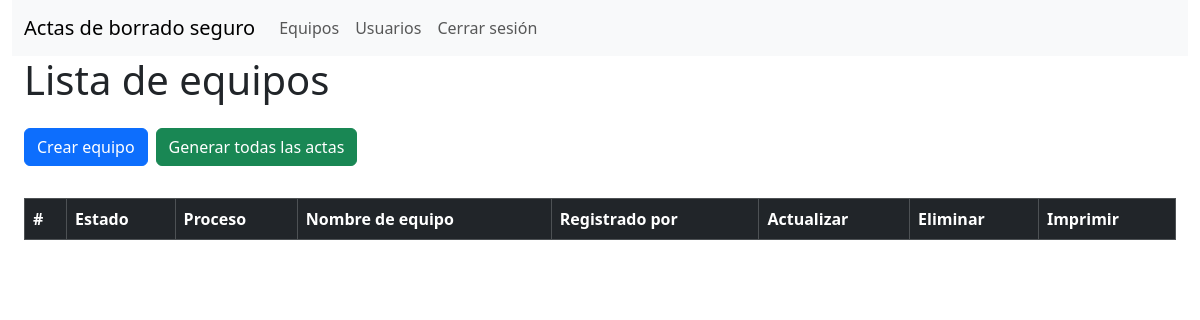
The app's page /equipos/lista-equipos (signed in), older data.
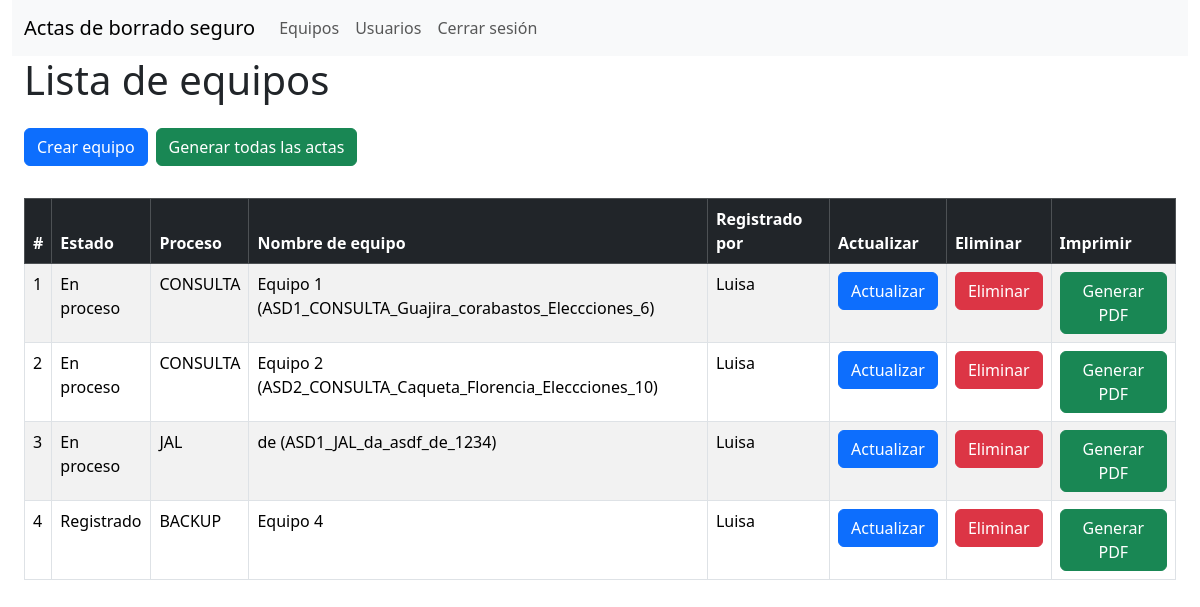
The same page, newer data.
### app/models.py (models this page shows, shortened)
class Equipo(db.Model):
    __tablename__ = "equipo"
    asd_id = db.Column(db.Integer, primary_key=True)
    nombre = db.Column(db.String(100), nullable=False)
    estado = db.Column(db.Enum(EstadoEnum), default=EstadoEnum.REGISTRADO)
    comision = db.Column(db.String(100), nullable=True)
    cod_comision = db.Column(db.Numeric(10, 0), nullable=True)# identificador de la comision por jal o consulta
    municipio = db.Column(db.String(100), nullable=True)
    departamento = db.Column(db.String(100), nullable=True)
    equipo_marca = db.Column(db.String(100), nullable=True)
    equipo_modelo = db.Column(db.String(100), nullable=True)
    equipo_serial = db.Column(db.String(100), nullable=True)
    dd_marca = db.Column(db.String(100), nullable=True)
    dd_modelo = db.Column(db.String(100), nullable=True)
    dd_serial = db.Column(db.String(100), nullable=True)
    sha_1 = db.Column(db.String(100), nullable=True)
    proceso = db.Column(db.Enum(Proceso), default=Proceso.JAL)# cambiar campo por jal o consulta proceso
    observacion = db.Column(db.Text,nullable=True)
    fecha_hora_inicio = db.Column(db.DateTime, nullable=True)
    fecha_hora_fin = db.Column(db.DateTime, nullable=True)
    imagenes = db.Column(MutableList.as_mutable(JSON))
    created_at = db.Column(db.DateTime, default=datetime.utcnow, nullable=False)
    updated_at = db.Column(db.DateTime, default=datetime.utcnow, onupdate=datetime.utcnow, nullable=False)
    usuario_id = db.Column(db.Integer, db.ForeignKey('usuario.id', name='fk_usuario_id'), nullable=False)
    jal_id = db.Column(db.Integer, db.ForeignKey('jal.id', name='fk_jal_id'), nullable=True)
    consulta_id = db.Column(db.Integer, db.ForeignKey('consulta.id',name='fk_consulta_id'), nullable=True)
    usuario = db.relationship('Usuario', backref=db.backref('equipo', lazy=True))
    jal = db.relationship('Jal', backref=db.backref('equipo', uselist=False), foreign_keys=[jal_id])
    consulta = db.relationship('Consulta', backref=db.backref('equipo', uselist=False), foreign_keys=[consulta_id])

class Usuario(UserMixin, db.Model):
    __tablename__ = "usuario"
    id = db.Column(db.Integer, primary_key=True)
    userName = db.Column(db.String(100), unique=True, nullable=False)
    email = db.Column(db.String(120), unique=True, nullable=False)
    rol = db.Column(db.Enum(Rol), default=Rol.AGENTE)
    password = db.Column(db.String(128), nullable=False)
    estado = db.Column(db.Enum(Estado_usuario), default=Estado_usuario.ACTIVO)
    created_at = db.Column(db.DateTime, default=datetime.utcnow, nullable=False)
    updated_at = db.Column(db.DateTime, default=datetime.utcnow, onupdate=datetime.utcnow, nullable=False)

### app/equipos/routes.py (the view)
@equipos.route('/lista-equipos')
@acceso_requerido(roles=["Administrador"])
@login_required
def lista_equipos():
    try:
        equipos = Equipo.query.all()
        return render_template('lista_equipos.html', equipos=equipos)
    except Exception as e:
        flash(_("Error al listar equipos: {}").format(e), "error")
        return redirect(url_for('equipos.lista_equipos'))

### app/auth/routes.py (called while the page is built)
def acceso_requerido(roles=None):
    if roles is None:
        roles = []
    def decorador(f):
        @wraps(f)
        def decorated_function(*args, **kwargs):
            if current_user.is_authenticated is False:
                flash("Debes iniciar sesión para acceder a esta página", "warning")
                return redirect('/auth/login')
            if roles and current_user.rol.value not in roles:
                flash("No tienes permisos para acceder a esta página", "error")
                return redirect('/auth/login')
            return f(*args, **kwargs)
        return decorated_function
    return decorador

### app/models.py (called while the page is built)
@login.user_loader
def user_loader(id):
    return Usuario.query.get(id)

### app/equipos/templates/lista_equipos.html (shortened to what this page needs)
{% extends "base_admin.html" %}
{% block head %}
{{ super() }}
{% endblock %}
{% block content %}
{% block menu %}
{{ super() }}
{% endblock %}
<div class="container-fluid">
  <div class="row">
    <div class="col">
      <h1>Lista de equipos</h1>
      <div class="btn-toolbar mt-4" role="toolbar" aria-label="Toolbar with button groups">
        <div class="btn-group me-2 mb-2" role="group" aria-label="First group">
          <a href="{{ url_for('equipos.crear_equipo') }}" class="btn btn-primary">Crear equipo</a>
        </div>
        <div class="btn-group me-2 mb-2" role="group" aria-label="First group">
          <form action="{{ url_for('pdf.generar_todos_pdfs') }}" method="POST">
            <button type="submit" class="btn btn-success">
              Generar todas las actas
            </button>
          </form>
        </div>
      </div>
      <div class="table-responsive mt-4">
        <table
          id="equiposTable"
          class="display responsive nowrap table table-striped table-bordered"
          style="width: 100%"
        >
          <thead class="table-dark">
            <tr>
              <th>#</th>
              <th>Estado</th>
              <th>Proceso</th>
              <th>Nombre de equipo</th>
              <th>Registrado por</th>
              <th>Actualizar</th>
              <th>Eliminar</th>
              <th>Imprimir</th>
            </tr>
          </thead>
          <tbody>
            {% for equipo in equipos %}
            <tr>
              <td>{{equipo.asd_id}}</td>
              <td>{{equipo.estado.value}}</td>
              <td>{{equipo.proceso.value}}</td>
              <td>{{equipo.nombre}}</td>
              <td>{{equipo.usuario.userName}}</td>
              <td>
                <a
                  href="{{ url_for('equipos.editar_equipo', equipo_id=equipo.asd_id) }}"
                  class="btn btn-primary"
                  >Actualizar</a
                >
              </td>
              <td>
                <a
                  href="{{ url_for('equipos.eliminar_equipo', equipo_id=equipo.asd_id) }}"
                  class="btn btn-danger"
                  >Eliminar</a
                >
              </td>
              <td>
                <a
                  href="{{ url_for('pdf.crear_pdf', equipo_id=equipo.asd_id) }}"
                  class="btn btn-success"
                  >Generar PDF</a
                >
              </td>
            </tr>
            {% endfor %}
          </tbody>
        </table>
      </div>
    </div>
  </div>
</div>
{% endblock %} {% block scripts %} {{ super() }} {% endblock %}

### app/templates/base_admin.html (shortened to what this page needs)
{% extends "base.html" %}
{% block head %}
{{ super() }}
{% endblock %}
{% block content %}
{% block menu %}
<nav class="navbar navbar-expand-lg navbar-light bg-light">
    <div class="container-fluid">
      <a class="navbar-brand" href="#">Actas de borrado seguro</a>
      <div class="collapse navbar-collapse" id="navbarSupportedContent">
        <ul class="navbar-nav me-auto mb-2 mb-lg-0">
          <li class="nav-item">
            <a class="nav-link" href="{{ url_for('equipos.lista_equipos') }}">Equipos</a>
          </li>
          <li class="nav-item">
            <a class="nav-link" href="{{ url_for('usuarios.lista_usuarios') }}">Usuarios</a>
          </li>
          {% if current_user.is_authenticated %}
          <li class="nav-item">
            <a class="nav-link" href="{{ url_for('auth.logout') }}">Cerrar sesión</a>
          </li>
          {% else %}
          <li class="nav-item">
            <a class="nav-link" href="{{ url_for('auth.logout') }}">Cerrar sesión</a>
          </li>
          {% endif %}
        </ul>
      </div>
    </div>
  </nav>
{% endblock %}
{% endblock %}

### app/templates/base.html (shortened to what this page needs)
<!DOCTYPE html>
<html lang="es">
  <head>
    {% block head %}
    <link
      href="https://cdn.jsdelivr.net/npm/bootstrap@5.3.3/dist/css/bootstrap.min.css"
      rel="stylesheet"
    />
    <link
      rel="stylesheet"
      href="https://cdn.datatables.net/1.11.5/css/jquery.dataTables.min.css"
    />
    <link
      rel="stylesheet"
      href="https://cdn.datatables.net/responsive/2.4.0/css/responsive.dataTables.min.css"
    />
    <link rel="stylesheet" href="https://cdn.jsdelivr.net/npm/sweetalert2@11.14.5/dist/sweetalert2.min.css">
    {% endblock %}
  </head>
  <body>
    <div class="container-fluid">
      <div class="row">
        <div class="col">
          {% block content %} {% block menu %} {% endblock %}{% endblock %}
        </div>
      </div>
    </div>
  </body>
</html>

Row changes from the older to the newer data that the page shows:
added Equipo: asd_id "1", estado.value "En proceso", proceso.value "CONSULTA", nombre "Equipo 1 (ASD1_CONSULTA_Guajira_corabastos_Eleccciones_6)", usuario.userName "Luisa"
added Equipo: asd_id "2", estado.value "En proceso", proceso.value "CONSULTA", nombre "Equipo 2 (ASD2_CONSULTA_Caqueta_Florencia_Eleccciones_10)", usuario.userName "Luisa"
added Equipo: asd_id "3", estado.value "En proceso", proceso.value "JAL", nombre "de (ASD1_JAL_da_asdf_de_1234)", usuario.userName "Luisa"
added Equipo: asd_id "4", estado.value "Registrado", proceso.value "BACKUP", nombre "Equipo 4", usuario.userName "Luisa"
